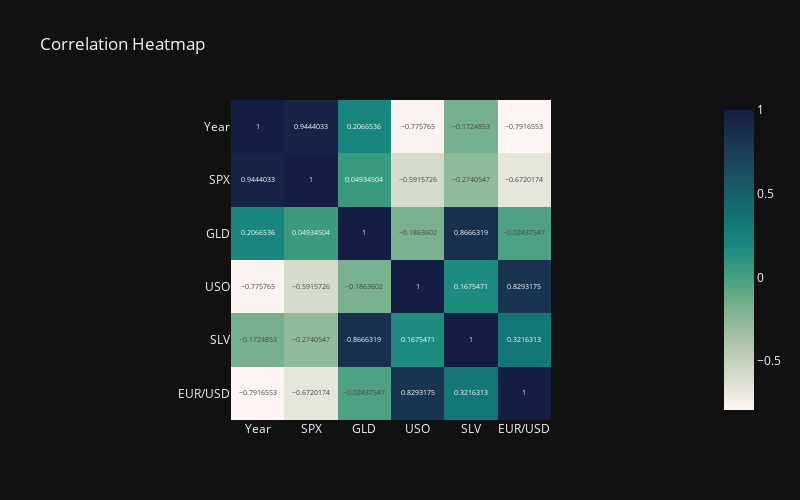

Source (notebook cell):
### Markdown cell above
## Correlation Matrix

### Code cell
fig = px.imshow(df.corr(), 
                text_auto=True, 
                color_continuous_scale = "tempo",  
                template='plotly_dark',
                title="Correlation Heatmap")
fig.update_layout(
    width=800, 
    height=500  
)

### Figure 1 — Plotly figure (JSON) as saved in the notebook; plotly's stock layout.template omitted (floating-point values rounded to 4 significant figures)
{"data": [{"coloraxis": "coloraxis", "hovertemplate": "x: %{x}<br>y: %{y}<br>color: %{z}<extra></extra>", "name": "0", "texttemplate": "%{z}", "type": "heatmap", "x": ["Year", "SPX", "GLD", "USO", "SLV", "EUR/USD"], "xaxis": "x", "y": ["Year", "SPX", "GLD", "USO", "SLV", "EUR/USD"], "yaxis": "y", "z": [[1, 0.9444, 0.2067, -0.7758, -0.1725, -0.7917], [0.9444, 1, 0.04935, -0.5916, -0.2741, -0.672], [0.2067, 0.04935, 1, -0.1864, 0.8666, -0.02438], [-0.7758, -0.5916, -0.1864, 1, 0.1675, 0.8293], [-0.1725, -0.2741, 0.8666, 0.1675, 1, 0.3216], [-0.7917, -0.672, -0.02438, 0.8293, 0.3216, 1]]}], "layout": {"coloraxis": {"colorscale": [[0, "rgb(254, 245, 244)"], [0.09091, "rgb(222, 224, 210)"], [0.1818, "rgb(189, 206, 181)"], [0.2727, "rgb(153, 189, 156)"], [0.3636, "rgb(110, 173, 138)"], [0.4545, "rgb(65, 157, 129)"], [0.5455, "rgb(25, 137, 125)"], [0.6364, "rgb(18, 116, 117)"], [0.7273, "rgb(25, 94, 106)"], [0.8182, "rgb(28, 72, 93)"], [0.9091, "rgb(25, 51, 80)"], [1, "rgb(20, 29, 67)"]]}, "height": 500, "title": {"text": "Correlation Heatmap"}, "width": 800, "xaxis": {"anchor": "y", "constrain": "domain", "domain": [0, 1], "scaleanchor": "y"}, "yaxis": {"anchor": "x", "autorange": "reversed", "constrain": "domain", "domain": [0, 1]}}}
